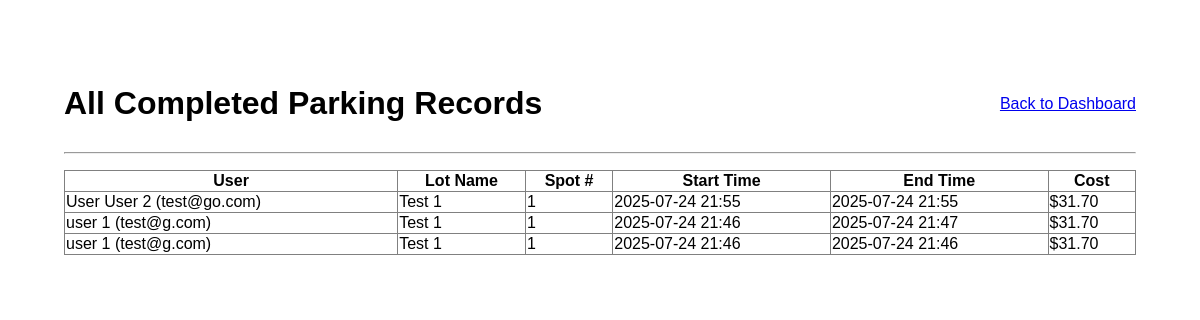
The page /admin/all_reservations (signed in) on the database as committed earlier.
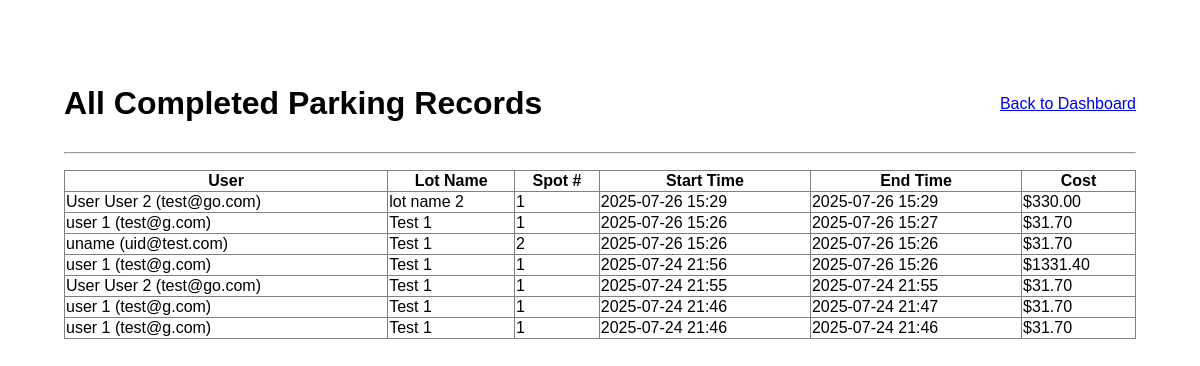
The same page on the database as committed later.
### models/models.py (models this page shows)
class Reservation(db.Model):
    id = db.Column(db.Integer, primary_key=True)
    user_id = db.Column(db.Integer, db.ForeignKey('user.id'), nullable=False)
    spot_id = db.Column(db.Integer, db.ForeignKey('parking_spot.id'), nullable=False)
    start_time = db.Column(db.DateTime, nullable=False)
    end_time = db.Column(db.DateTime)
    cost = db.Column(db.Float)
    spot = db.relationship('ParkingSpot', backref='reservations')

class User(db.Model, UserMixin):
    id = db.Column(db.Integer, primary_key=True)
    username = db.Column(db.String(80), unique=True, nullable=False)
    password = db.Column(db.String(255), nullable=False)
    full_name = db.Column(db.String(150))
    role = db.Column(db.String(50), default='user') # Differentiates between user and admin
    reservations = db.relationship('Reservation', backref='user', lazy=True)

class ParkingLot(db.Model):
    id = db.Column(db.Integer, primary_key=True)
    name = db.Column(db.String(100), nullable=False)
    capacity = db.Column(db.Integer, nullable=False)
    price_per_hour = db.Column(db.Float, nullable=False)
    spots = db.relationship('ParkingSpot', backref='lot', lazy=True, cascade="all, delete-orphan")

class ParkingSpot(db.Model):
    id = db.Column(db.Integer, primary_key=True)
    lot_id = db.Column(db.Integer, db.ForeignKey('parking_lot.id'), nullable=False)
    spot_number = db.Column(db.Integer, nullable=False)
    status = db.Column(db.String(20), default='Available') # Available, Occupied

### controllers/controllers.py (the view)
@app.route('/admin/all_reservations')
@login_required
@role_required('admin')
def all_reservations():
    all_completed = Reservation.query.filter(
        Reservation.end_time.isnot(None)
    ).order_by(Reservation.start_time.desc()).all()
    return render_template('all_reservations.html', reservations=all_completed)

### app.py (called while the page is built)
@login_manager.user_loader
def load_user(user_id):
    return User.query.get(int(user_id))

### controllers/controllers.py (called while the page is built)
def role_required(role):
    def wrapper(fn):
        @wraps(fn)
        def decorated_view(*args, **kwargs):
            if not current_user.is_authenticated or current_user.role != role:
                flash("You do not have permission to access this page.")
                return redirect(url_for('login'))
            return fn(*args, **kwargs)
        return decorated_view
    return wrapper

### templates/all_reservations.html (shortened to what this page needs)
{% extends 'base.html' %}
{% block content %}
<div style="max-width: 1200px; margin: auto; padding: 2em;">
    <div style="display: flex; justify-content: space-between; align-items: center;">
        <h1>All Completed Parking Records</h1>
        <a href="{{ url_for('admin_dashboard') }}">Back to Dashboard</a>
    </div>
    <hr>
    <table border="1" style="width: 100%; border-collapse: collapse; margin-top: 1em;">
        <thead>
            <tr>
                <th>User</th>
                <th>Lot Name</th>
                <th>Spot #</th>
                <th>Start Time</th>
                <th>End Time</th>
                <th>Cost</th>
            </tr>
        </thead>
        <tbody>
            {% for res in reservations %}
            <tr>
                <td>{{ res.user.full_name }} ({{ res.user.username }})</td>
                <td>{{ res.spot.lot.name }}</td>
                <td>{{ res.spot.spot_number }}</td>
                <td>{{ res.start_time.strftime('%Y-%m-%d %H:%M') }}</td>
                <td>{{ res.end_time.strftime('%Y-%m-%d %H:%M') }}</td>
                <td>${{ "%.2f"|format(res.cost) }}</td>
            </tr>
            {% endfor %}
        </tbody>
    </table>
</div>
{% endblock %}

Rows that differ between the two databases and show on the page:
added Reservation: user.full_name "User User 2", user.username "test@go.com", spot.lot.name "lot name 2", spot.spot_number "1", start_time "2025-07-26 15:29", end_time "2025-07-26 15:29", cost "330.00"
added Reservation: user.full_name "user 1", user.username "test@g.com", spot.lot.name "Test 1", spot.spot_number "1", start_time "2025-07-26 15:26", end_time "2025-07-26 15:27", cost "31.70"
added Reservation: user.full_name "uname", user.username "uid@test.com", spot.lot.name "Test 1", spot.spot_number "2", start_time "2025-07-26 15:26", end_time "2025-07-26 15:26", cost "31.70"
now on this page (row edited): Reservation: user.full_name "user 1", user.username "test@g.com", spot.lot.name "Test 1", spot.spot_number "1", start_time "2025-07-24 21:56", end_time "2025-07-26 15:26", cost "1331.40"
